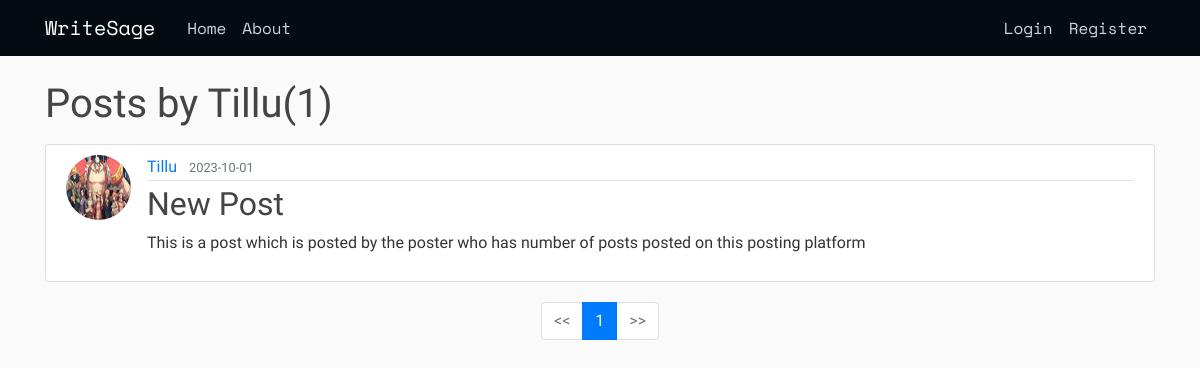
/user/Tillu, run on the app's committed database.
### writesage/models.py (models this page shows, shortened)
class User(db.Model, UserMixin):
    id = db.Column(db.Integer, primary_key=True)
    username = db.Column(db.String(20),unique=True,nullable=False)
    email=db.Column(db.String(120),unique=True,nullable=False)
    image_file = db.Column(db.String(20),nullable=False,default='default.jpg')
    password=db.Column(db.String(60),nullable=False)
    posts = db.relationship('Post',backref='author',lazy=True)

class Post(db.Model):
    id = db.Column(db.Integer, primary_key=True)
    title = db.Column(db.String(100),nullable=False)
    date_posted = db.Column(db.DateTime,nullable=False,default=datetime.utcnow())
    desc = db.Column(db.Text,nullable=False)
    content = db.Column(db.Text,nullable=False)
    user_id = db.Column(db.Integer,db.ForeignKey('user.id'),nullable=False)

### writesage/users/routes.py (the view)
@users.route("/user/<string:username>")
def user_posts(username):
    page = request.args.get('page',1,type=int)
    user = User.query.filter_by(username = username).first_or_404()
    posts = Post.query.filter_by(author = user).order_by(Post.date_posted.desc()).paginate(page = page , per_page = 5)
    return render_template('user_post.html',user = user, posts = posts)

### writesage/templates/user_post.html
{% extends 'layout.html' %}
{% block hehe %}
<h1 class = "mb-3">Posts by {{ user.username }}({{ posts.total }})</h1>
{% for post in posts.items %}
<article class="media content-section">
    <img src="{{url_for('static',filename = 'pictures/' + post.author.image_file)}}" alt="" class="rounded-circle article-img">
    <div class="media-body">
        <div class="article-metadata">
            <a class="mr-2" href="{{url_for('users.user_posts',username = post.author.username)}}">{{ post.author.username }}</a>
            <small class="text-muted">{{ post.date_posted.strftime('%Y-%m-%d')}}</small>
        </div>
        <h2><a class="article-title" href="{{url_for('posts.post',post_id=post.id)}}">{{ post.title }}</a></h2>
        <p class="article-content">{{ post.desc }}</p>
    </div>
</article>
{% endfor %}
<nav aria-label="Page navigation example">
    <ul class="pagination justify-content-center">
        {% if posts.page > 1 %}
            <li class="page-item ">
                <a class="page-link" href="{{ url_for('users.user_posts',username = user.username,page = posts.page - 1)}}"><<</a>
            </li>
        {% else %}
            <li class="page-item disabled">
                <a class="page-link" href="{{ url_for('users.user_posts',username = user.username,page = posts.page - 1)}}"><<</a>
            </li>
        {% endif %}
        {% for page_num in posts.iter_pages(left_edge = 1, right_edge = 1, left_current=1,right_current =1) %}
            {% if page_num %}
                {% if posts.page == page_num %}
                    <li class="page-item active">
                        <a href="{{ url_for('users.user_posts',username = user.username,page = page_num)}}" class = "page-link">{{ page_num }}</a>
                    </li>
                {% else %}
                    <li class="page-item">
                        <a href="{{ url_for('users.user_posts',username = user.username,page = page_num)}}" class = "page-link">{{ page_num }}</a>
                    </li>
                {% endif %}
            {% else %}
                <li class="page-item"><p class="page-link">...</p></li>
            {% endif %}
        {% endfor %}
        {% if posts.page == (posts.last / posts.per_page) %}
            <li class="page-item">
                <a class="page-link " href="{{ url_for('users.user_posts',username = user.username,page = posts.page + 1)}}">>></a>
            </li>
        {% else %}
            <li class="page-item disabled">
                <a class="page-link" href="{{ url_for('users.user_posts',username = user.username,page = posts.page + 1)}}">>></a>
            </li>
        {% endif %}
    </ul>
  </nav>
{% endblock hehe%}

### writesage/static/main.css (style rules this page uses)
* { padding : 0px; }
body { background: #fafafa; color: #333333; margin-top: 5rem; }
h1, h2, h3, h4, h5, h6 { color: #444444; }
.content-section { background: #ffffff; padding: 10px 20px; border: 1px solid #dddddd; border-radius: 3px; margin-bottom: 20px; }
.article-title { color: #444444; }
.article-content { white-space: pre-line; }
.article-img { height: 65px; width: 65px; margin-right: 16px; }
.article-metadata { padding-bottom: 1px; margin-bottom: 4px; border-bottom: 1px solid #e3e3e3 }

### data on the page
User: username "Tillu"
Post: image_file (picture), author.username "Tillu", date_posted "2023-10-01", title "New Post", desc "This is a post which is posted by the poster who has number of posts posted on this posting platform"

### other printed values
{{ posts.total }} "1"
{{ page_num }} "1"
